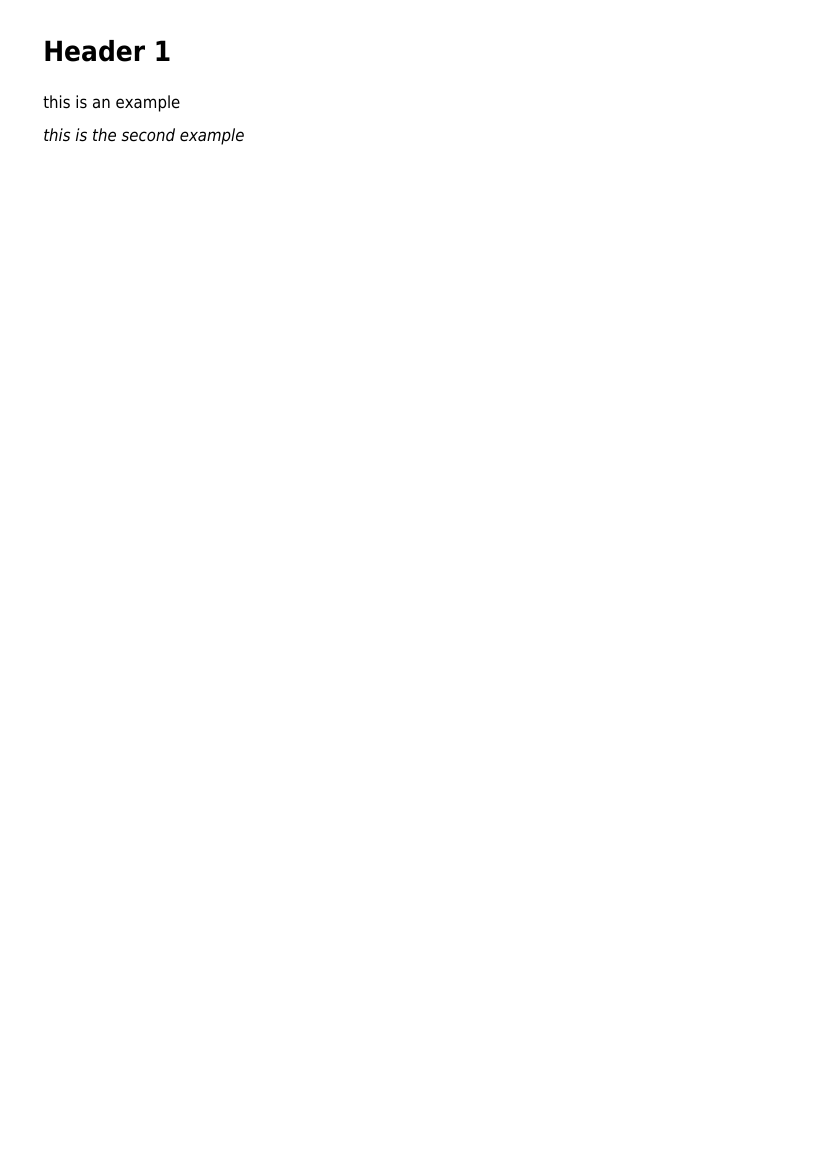

Source code (Python):
import os
from fpdf import FPDF
from fpdf.enums import OutputIntentSubType
from fpdf.output import PDFICCProfileObject
from fpdf import FPDF_VERSION
from datetime import datetime, timezone
import pikepdf


class PDF(FPDF):
    """class for my pdf inherited from FPDF
    """
    def __init__(self):
        super().__init__()
        """
        import and embed TTF Font to use in text
        """
        self.add_font(
            "dejavu-sans", style="",
            fname="./assets/Fonts/DejaVuSansCondensed.ttf"
        )
        self.add_font(
            "dejavu-sans",
            style="b",
            fname="./assets/Fonts/DejaVuSansCondensed-Bold.ttf",
        )
        self.add_font(
            "dejavu-sans",
            style="i",
            fname="./assets/Fonts/DejaVuSansCondensed-Oblique.ttf",
        )
        self.add_font(
            "dejavu-sans",
            style="bi",
            fname="./assets/Fonts/DejaVuSansCondensed-BoldOblique.ttf",
        )
        # set Output Intents
        with open(os.path.join("assets", "sRGB2014.icc"), "rb") as\
                iccp_file:
            icc_profile = PDFICCProfileObject(
                contents=iccp_file.read(),
                n=3,
                alternate="DeviceRGB"
            )
        self.add_output_intent(
            OutputIntentSubType.PDFA,
            "sRGB",
            "IEC 61966-2-1:1999",
            "http://www.color.org",
            icc_profile,
            "sRGB2014 (v2)",
        )

    def create_pdf_with_metadata(self,
                                 filename: str,
                                 language: str = None,
                                 title: str = None,
                                 subject: str = None,
                                 creator: list = None,
                                 description: str = None,
                                 keywords: str = None,
                                 ):
        # don't set metadata with this
        # pdf.set_title("Tutorial 7")
        # pdf.set_author("John Doe")
        # pdf.set_producer(f"py-pdf/fpdf{FPDF_VERSION}")
        # except:
        if language:
            self.set_lang(language)
        if subject:
            self.set_subject(subject)

        # create pdf
        self.output(filename)

        with pikepdf.open(filename, allow_overwriting_input=True) as pdf:
            with pdf.open_metadata(set_pikepdf_as_editor=False) as meta:
                if title:
                    meta["dc:title"] = title
                # meta["dc:language"] = "en-US"
                #   not compliant to PDFA-3B
                if creator:
                    meta["dc:creator"] = creator
                if description:
                    meta["dc:description"] = description
                # meta["dc:subject"] = "Example for PDFA"
                #   not compliant to PDFA-3B
                if keywords:
                    meta["pdf:Keywords"] = keywords
                meta["pdf:Producer"] = f"py-pdf/fpdf{FPDF_VERSION}"
                meta["xmp:CreatorTool"] = __file__
                meta["xmp:CreateDate"] = datetime.now(timezone.utc).isoformat()
                meta["pdfaid:part"] = "3"
                meta["pdfaid:conformance"] = "B"
            pdf.save()


pdf = PDF()
# First page:
pdf.add_page()
# use the font imported
pdf.set_font("dejavu-sans", size=12)
# set H1
pdf.set_font(None, 'B', size=20)
pdf.write(text="Header 1")
# print empty lines
pdf.ln()
pdf.ln()
# set Text
pdf.set_font(None, "", size=12)
pdf.write(text="this is an example")
pdf.ln()
# set Text 2
pdf.set_font(None, "I", size=12)
pdf.write(text="this is the second example")

# create pdf with metadata
pdf.create_pdf_with_metadata(
    filename="tuto7.pdf",
    language="en-US",
    title="Tutorial7",
    subject="Example for PDFA",
    creator=["John Dow", "Jane Dow"],
    description="this is my description of this file",
    keywords="Example, Tutorial7"
    )
